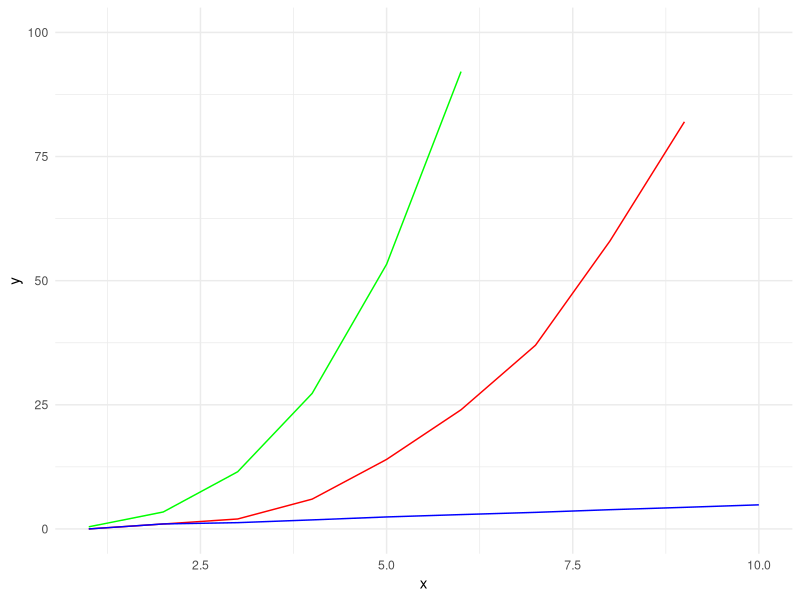
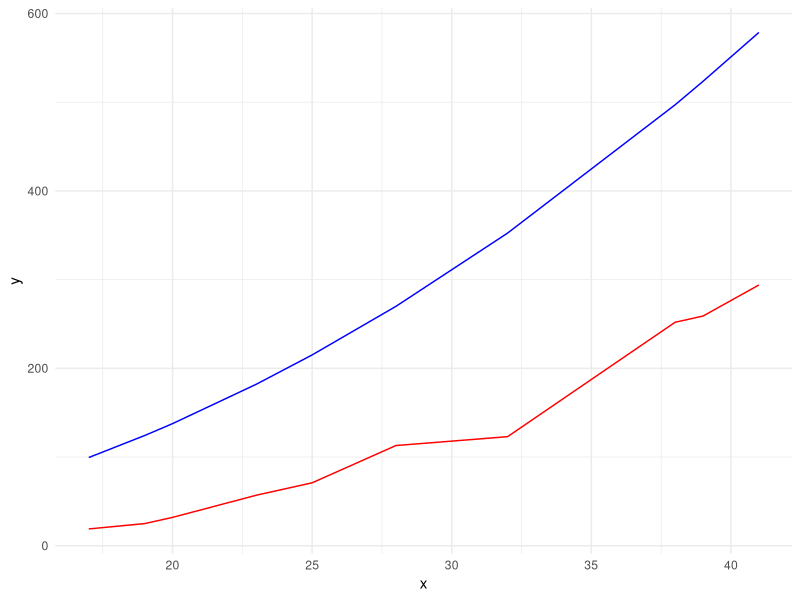
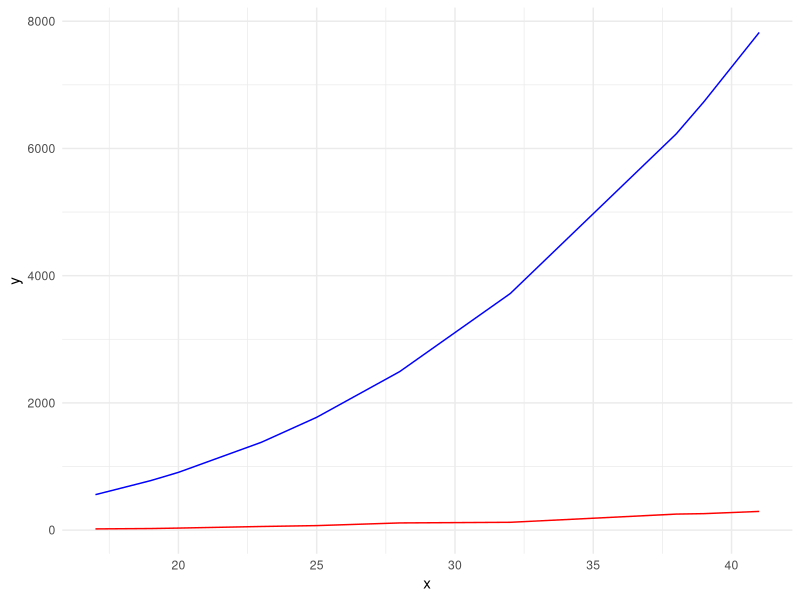

Recreate these plots in R, in order.
## ---- chunk 1
library(ggplot2)
y <- c(0, 1, 2, 6, 14, 24, 37, 58, 82, 114)
x <- c(1:10)
df <- as.data.frame(cbind(y,x))
df$y2 <- df$y^(1/3)
df$k <- df$y2/df$x
k <- mean(df$k)
df$model <- k*df$x^3

ggplot() + 
  geom_line(data = df, aes(x, y), color = 'red') +
  geom_line(data = df, aes(x,y2), color = 'blue') +
  geom_line(data = df, aes(x,model), color = 'green') +
  theme_minimal() +
  ylim(0,100)
## ---- chunk 2
x <- c(17,19,20,23,25,28,32,38,39,41)
y <- c(19,25,32,57,71,113,123,252,259,294)
df <- as.data.frame(cbind(x,y))
## ---- chunk 3
library(ggplot2)
df$y2 <- df$y^(1/2)
df$k <- df$y2/df$x
k <- mean(df$k)
df$model <- k*df$x^2

ggplot() + 
  geom_line(data = df, aes(x, y), color = 'red') +
  geom_line(data = df, aes(x, model), color = 'blue') +
  theme_minimal() 
## ---- chunk 4
library(ggplot2)
df$y2 <- df$x^(1/3)
df$k <- df$y2/df$x
k <- mean(df$k)
df$model <- k*df$x^3

ggplot() + 
  geom_line(data = df, aes(x, y), color = 'red') +
  geom_line(data = df, aes(x,model), color = 'blue') +
  theme_minimal() 
